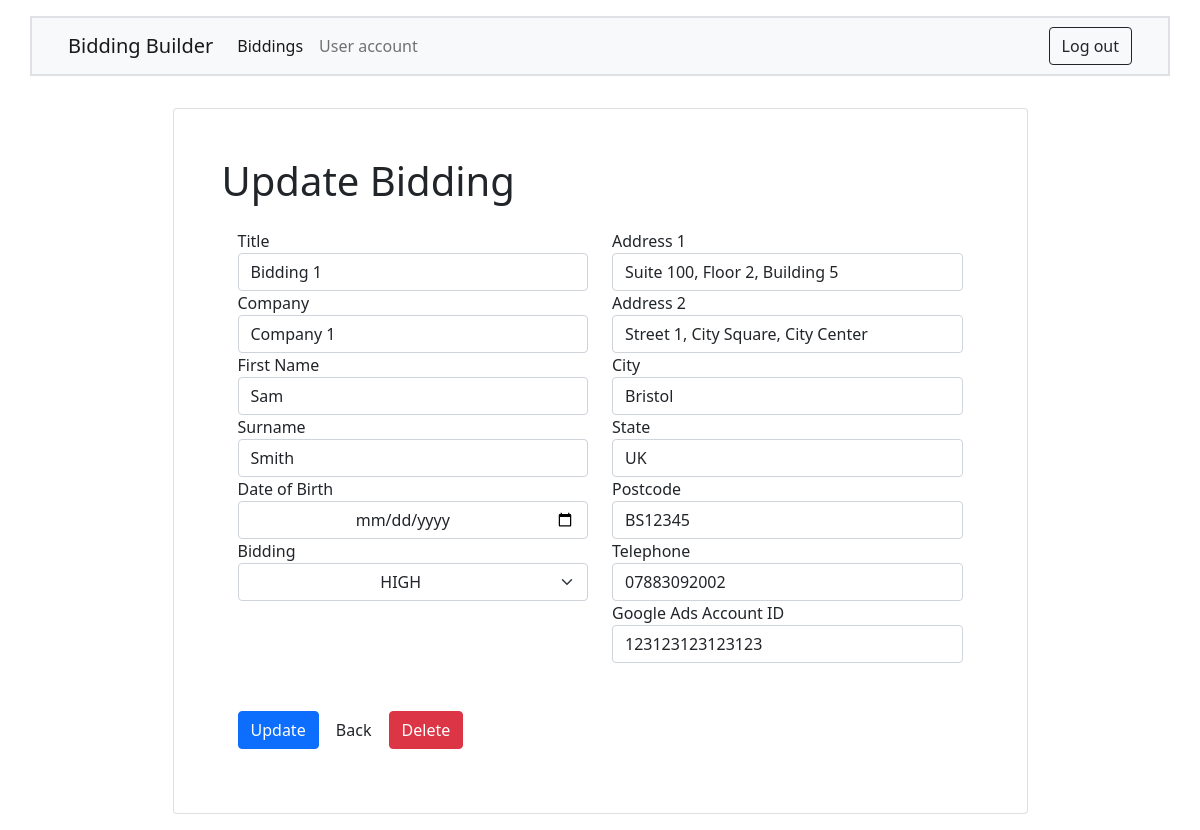
Screenshot of /biddings/6/edit (signed in) with the database file from the repository.
### bidding/models.py (models this page shows, shortened)
class Bidding(models.Model):
    BIDDING_OPTIONS = [
        ('H', 'HIGH'),
        ('M', 'MEDIUM'),
        ('L', 'LOW'),
    ]
    title = models.CharField(max_length=50,unique=True  )
    first_name= models.CharField(max_length=20)
    surname= models.CharField(max_length=20)
    dob=models.DateField(auto_now=False, auto_now_add=False)
    company_name=models.CharField(max_length=50)
    address_1=models.CharField(max_length=50)
    address_2=models.CharField(max_length=50)
    city = models.CharField(max_length=50)
    state= models.CharField(max_length=50)
    postcode =models.CharField(max_length=20)
    telephone = models.CharField(max_length=50)
    bidding = models.CharField(max_length=10, choices=BIDDING_OPTIONS)
    google_ads_account_id = models.CharField(max_length=50)
    user = models.ForeignKey('auth.User', on_delete=models.CASCADE,)
    class Meta:
        verbose_name = "Bidding"
        verbose_name_plural = "Biddings"

### bidding/views.py (the view)
@login_required
def bidding_edit_view(request, bidding_id):
    template_dict = {}
    try:
        bidding = Bidding.objects.filter(
            user=request.user).get(id=bidding_id)
    except Bidding.DoesNotExist:
        raise Http404
    if request.method == 'POST':
        if 'delete' in request.POST:
            bidding.delete()
            return redirect(biddings_view)
        form = BiddingForm(request.POST, instance=bidding)
        if form.is_valid():
            form.save()
            form = BiddingForm(instance=bidding)
            template_dict['message'] = 'Bidding Updated'
    else:
        form = BiddingForm(instance=bidding)
    template_dict['form'] = form
    template_dict['bidding_id'] = bidding_id
    return render(request, 'bidding/bidding_edit.html', template_dict)

### bidding/forms.py (shortened to what this page needs)
class BiddingForm(forms.ModelForm):
    BIDDING_OPTIONS = [
        ('H', 'HIGH'),
        ('M', 'MEDIUM'),
        ('L', 'LOW'),
    ]
    class Meta:
        model = Bidding
        fields = ['title', 'first_name', 'surname', 'dob', 'company_name',
                  'address_1', 'address_2', 'city', 'state', 'postcode', 'telephone', 'bidding', 'google_ads_account_id']
        widgets = {
            'bidding': forms.Select(attrs={'class': 'form-select text-center'}),
        }

### bidding/templates/bidding/bidding_edit.html (shortened to what this page needs)
{% extends "bidding/bidding_base.html" %}
{% block bidding_item_header_text %}Update Bidding{% endblock %}
{% block bidding_item_submit_button_text %}Update{% endblock %}
{% block bidding_item_additional_buttons %}
    <button type="submit" name="delete" class="btn btn-danger delete-button">
      Delete
    </button>
{% endblock %}

### bidding/templates/bidding/bidding_base.html (shortened to what this page needs)
{% extends "base_logged_in.html" %}
 {% block content %}
         <div class="row d-flex justify-content-center">
			            <div class="card my-3 w-75 p-5">
               <h1 class="card-title">
					{% block bidding_item_header_text %}{% endblock %}
				</h1>
               <div class="card-body">
				<form class="" action="" method="post">
					<div class="row mb-5	">
						<div class="col-6">
							<div class="form-group">
								<label for="title" class="col "
								>Title</label
								>
								<div class="col">
									<input
									type="text"
									name="title"
									id="title"
									maxlength="127"
									class="form-control"
									aria-label="Title"
									{% if form.title.value %}
									value="{{ form.title.value }}"
									{% endif %}
									/>
								</div>
							</div>
							<div class="form-group">
								<label for="company_name" class="col "
								>Company</label
								>
								<div class="col">
									<input
									type="text"
									name="company_name"
									id="company_name"
									maxlength="127"
									class="form-control"
									aria-label="company_name"
									{% if form.company_name.value %}
									value="{{ form.company_name.value }}"
									{% endif %}
									/>
								</div>
							</div>
							<div class="form-group">
								<label for="first_name" class="col "
								>First Name</label
								>
								<div class="col">
									<input
									type="text"
									name="first_name"
									id="first_name"
									class="form-control"
									aria-label="FirstName"
									{% if form.first_name.value %}
									value="{{ form.first_name.value }}"
									{% endif %}
									/>
								</div>
							</div>
							<div class="form-group">
								<label for="surname" class="col "
								>Surname</label
								>
								<div class="col">
									<input
									type="text"
										name="surname"
										id="surname"
										maxlength="127"
										class="form-control"
										aria-label="Surname"
										{% if form.surname.value %}
										value="{{ form.surname.value }}"
										{% endif %}
										/>
								</div>
							</div>
							<div class="form-group">
								<label for="dob" class="col "
								>Date of Birth</label
								>
								<div class="col">
									<input
									type="date"
									name="dob"
									id="dob"
									class="form-control text-center"
									aria-label="Date of Birth"
									{% if form.dob.value %}
									value="{{ placement.form.dob.value |date:"mm dd yyyy" }}  }}"
									{% endif %}
									/>
								</div>
							</div>
							<div class="form-group">
								<label for="bidding" class="col "
								>Bidding</label
								>
								<div class="col">
									{{ form.bidding }}
								</div>
							</div>
						</div>
						<div class="col-6 ">
							<div class="form-group">
								<label
									for="address_1"
									class="col  "
									>Address 1</label
								>
								<div class="col">
									<input
										type="text"
										name="address_1"
										id="address_1"
										class="form-control"
										aria-label="Address 1"
										{% if form.address_1.value %}
										value="{{ form.address_1.value }}"
										{% endif 									%}
									/>
								</div>
							</div>
							<div class="form-group">
								<label
									for="address_2"
									class="col  "
									>Address 2</label
								>
								<div class="col">
									<input
										type="text"
										name="address_2"
										id="address_2"
											class="form-control"
										aria-label="Address 2"
										{% if form.address_2.value %}
										value="{{ form.address_2.value }}"
										{% endif 									%}
									/>
								</div>
							</div>
							<div class="form-group">
								<label
								for="city"
								class="col  "
								>City</label
								>
								<div class="col">
									<input
										type="text"
										name="city"
										id="city"
										class="form-control"
										aria-label="City"
										{% if form.city.value %}
										value="{{ form.city.value }}"
										{% endif 									%}
										/>
								</div>
							</div>
							<div class="form-group">
								<label
								for="state"
								class="col  "
								>State</label
								>
								<div class="col">
									<input
									type="text"
									name="state"
									id="state"
									class="form-control"
									aria-label="State"
									{% if form.state.value %}
									value="{{ form.state.value }}"
									{% endif 									%}
									/>
								</div>
							</div>
							<div class="form-group">
								<label
								for="postcode"
								class="col  "
								>Postcode</label
								>
								<div class="col">
									<input
									type="text"
									name="postcode"
									id="postcode"
									class="form-control"
									aria-label="Postcode"
									{% if form.postcode.value %}
									value="{{ form.postcode.value }}"
									{% endif 									%}
									/>
								</div>
							</div>
							<div class="form-group">
								<label
								for="telephone"
								class="col  "
								>Telephone</label
								>
								<div class="col">
									<input
									type="text"
									name="telephone"
									id="telephone"
									class="form-control"
									aria-label="Telephone"
									{% if form.telephone.value %}
									value="{{ form.telephone.value }}"
									{% endif 									%}
									/>
								</div>
							</div>
							<div class="form-group">
								<label
								for="google_ads_account_id"
								class="col  "
								>Google Ads Account ID</label
								>
								<div class="col">
									<input
									type="text"
									name="google_ads_account_id"
									id="google_ads_account_id"
									class="form-control"
									aria-label="google_ads_account_id"
									{% if form.google_ads_account_id.value %}
									value="{{ form.google_ads_account_id.value }}"
									{% endif 									%}
									/>
								</div>
							</div>
						</div>
					</div>
					<div class="row">
						<div class="col">
							<div class="form-group">
								<div class="col-sm-offset-1 col-sm-11 submit-col">
									<button type="submit" class="btn btn-primary">
										{% block bidding_item_submit_button_text %}{% endblock %}
									</button>
									<a class="btn btn-default" href="{% url "home" %}"
										>Back</a
									>
									{% block bidding_item_additional_buttons %}{% endblock %}
								</div>
							</div>
						</div>
					</div>
				</form>
			</div>
		</div>
</div>
{% endblock %}

### rows the page displays
Bidding: title "Bidding 1", company_name "Company 1", first_name "Sam", surname "Smith", bidding "HIGH", address_1 "Suite 100, Floor 2, Building 5", address_2 "Street 1, City Square, City Center", city "Bristol", state "UK", postcode "BS12345", telephone "07883092002", google_ads_account_id "123123123123123"
